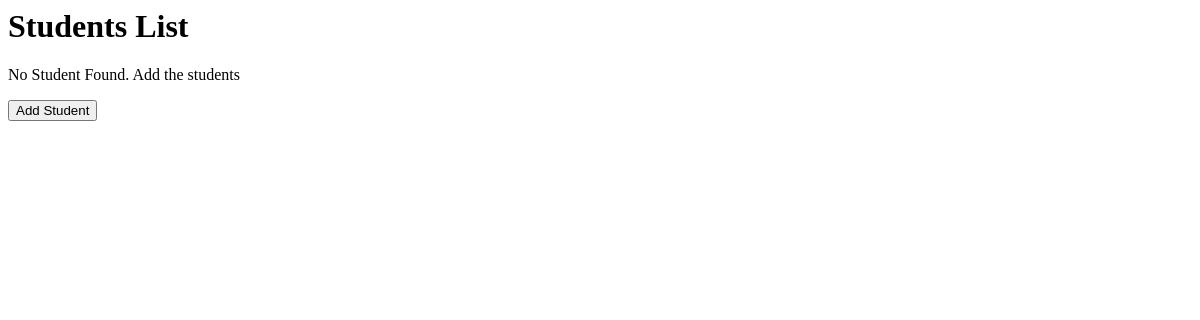
Before: / with the older database file.
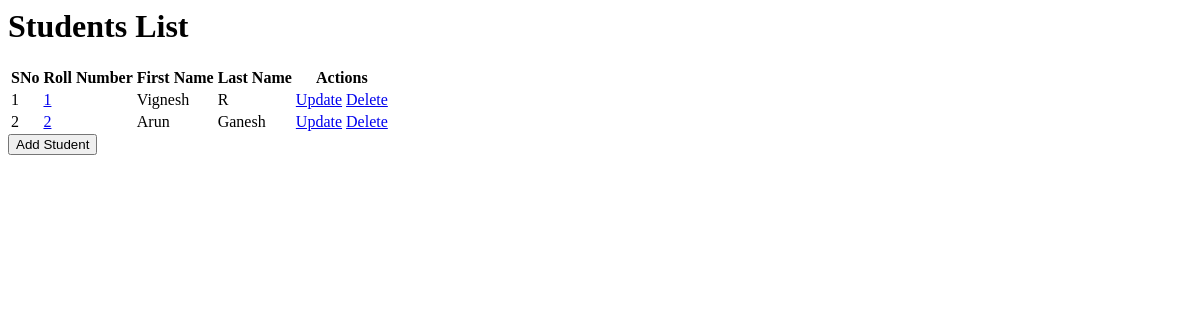
After: the same page with the newer database file.
### app.py (models this page shows)
class student(db.Model):
    __tablename__='student'
    student_id = db.Column(db.Integer,autoincrement=True,primary_key=True)
    roll_number = db.Column(db.String,nullable=False)
    first_name = db.Column(db.String,nullable=False)
    last_name = db.Column(db.String)
    courses = db.relationship('enrollments',backref='courses')

### app.py (the view)
@app.route("/", methods=["GET","POST"])
def launch():
    print("Inside launch method")
    students = student.query.all()
    return render_template("index.html",students=students)

### templates/index.html (shortened to what this page needs)
<html>
<head>
</head>
<body>
<h1> Students List </h1>
{% if students|length == 0 %}
	<p> No Student Found. Add the students </p>
{% else %}
<table id = "all-students">
<tr>
<th>SNo</th>
<th>Roll Number</th>
<th>First Name</th>
<th>Last Name</th>
<th>Actions</th>
</tr>
{% for i in range(students|length) %}
<tr>
<td>{{i+1}}</td>
<td><a href="/student/{{students[i].student_id}}">{{students[i].roll_number}}</a></td>
<td>{{students[i].first_name}}</td>
<td>{{students[i].last_name}}</td>
<td>
<a href="/student/{{students[i].student_id}}/update" type="button">Update</a>
<a href="/student/{{students[i].student_id}}/delete" type="button">Delete</a>
</td>
</tr>
{% endfor %}
{% endif %}
</table>
<button onclick="window.location.href='/student/create'">Add Student</button>
</body>
</html>

Changed rows visible on the page:
added student: roll_number "1", first_name "Vignesh", last_name "R"
added student: roll_number "2", first_name "Arun", last_name "Ganesh"
Other visible differences:
text no longer shown: "No Student Found. Add the students"
text now shown: "SNo Roll Number First Name Last Name Actions"
new list line: "1 Update Delete"
new list line: "2 Update Delete"
